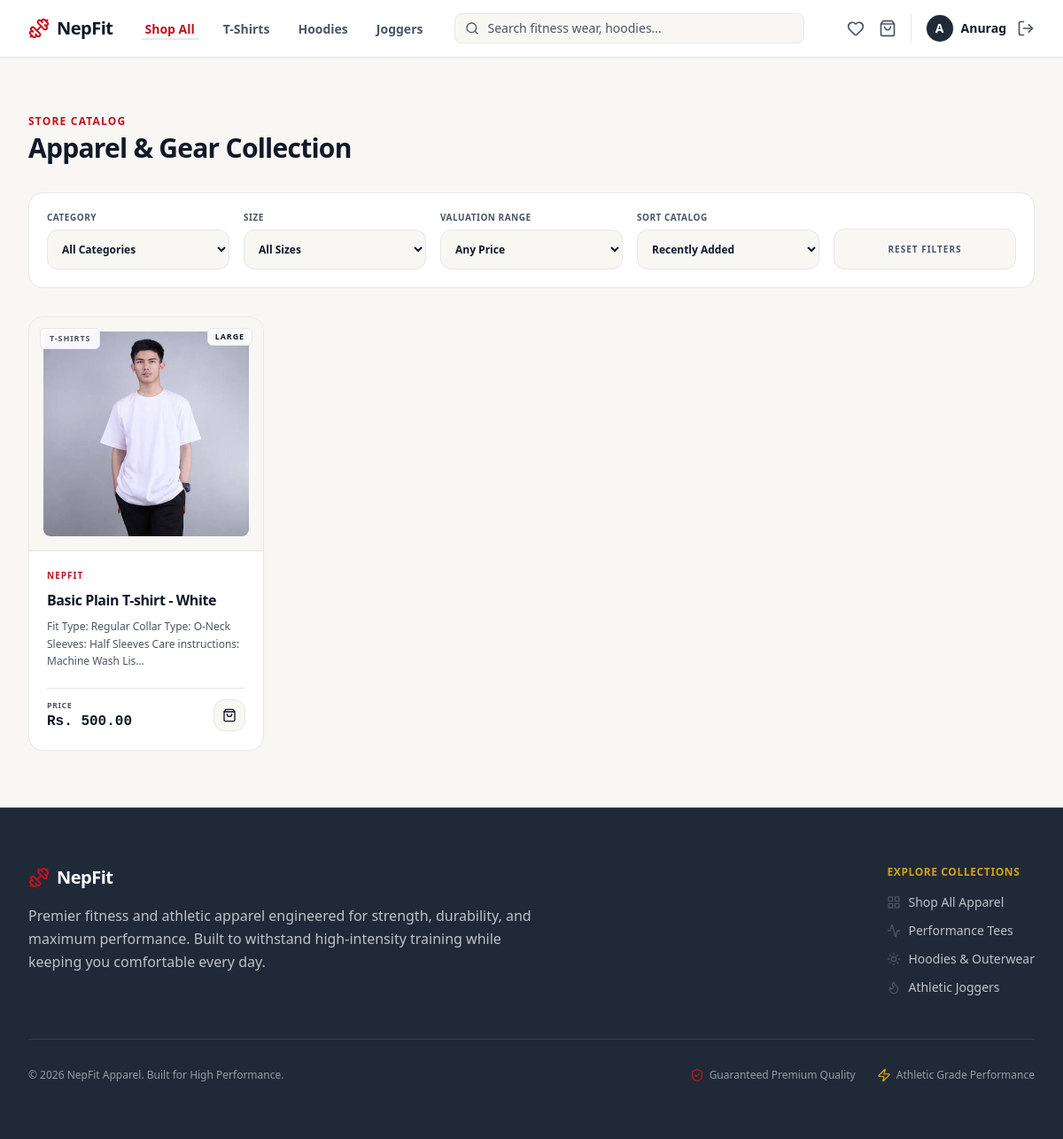
Before: /products/ (signed in) with the older database file.
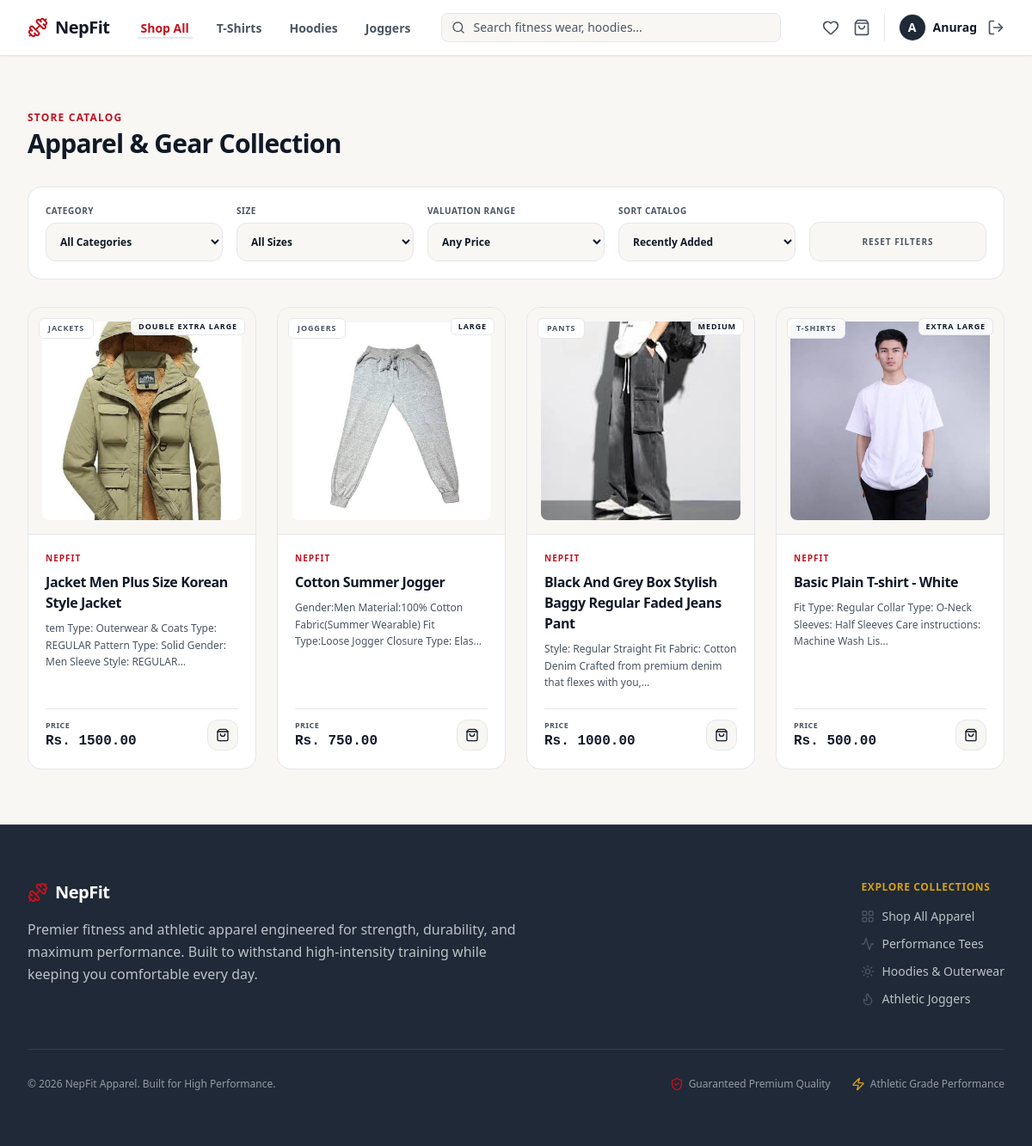
After: the same page with the newer database file.
### nf_app/models.py (models this page shows, shortened)
class User(AbstractUser):
    phone = models.CharField(max_length=20, blank=True)
    address = models.TextField(blank=True)
    profile_picture = models.ImageField(upload_to='images/user/', blank=True, null=True)

class Product(models.Model):
    class Category(models.TextChoices):
        SHIRTS = 'shirts', 'Shirts'
        T_SHIRTS = 't_shirts', 'T-Shirts'
        PANTS = 'pants', 'Pants'
        HOODIES = 'hoodies', 'Hoodies'
        JACKETS = 'jackets', 'Jackets'
        SWEATSHIRTS = 'sweatshirts', 'Sweatshirts'
        JOGGERS = 'joggers', 'Joggers'
        SHORTS = 'shorts', 'Shorts'
    class Size(models.TextChoices):
        SMALL = 'S', 'Small'
        MEDIUM = 'M', 'Medium'
        LARGE = 'L', 'Large'
        XLARGE = 'XL', 'Extra Large'
        XXLARGE = 'XXL', 'Double Extra Large'
    name = models.CharField(max_length=255)
    brand = models.CharField(max_length=100, default='NepFit', help_text="Brand name (e.g., NepFit)")
    category = models.CharField(max_length=30, choices=Category.choices)
    size = models.CharField(max_length=10, choices=Size.choices, default=Size.MEDIUM, help_text="Default size for this product")
    description = models.TextField(help_text="Product details, fabric materials, and sizing guide.")
    price = models.DecimalField(max_digits=10, decimal_places=2)
    stock = models.PositiveIntegerField(default=10)
    product_image = models.ImageField(upload_to='images/products/')
    is_active = models.BooleanField(default=True)
    created_at = models.DateTimeField(auto_now_add=True)

### nf_app/views/products_view.py (the view, shortened to what this page needs)
# urls.py: path('products/', products_view, name='products'),
@login_required
def products_view(request):
    products = Product.objects.all().order_by('-created_at')
    category = request.GET.get('category')
    size = request.GET.get('size')
    price_range = request.GET.get('price_range')
    sort = request.GET.get('sort')
    q = request.GET.get('q')
    if q:
        products = products.filter(
            Q(name__icontains=q) | Q(brand__icontains=q) | Q(category__icontains=q)
        )
    if category:
        products = products.filter(category=category)
    if size:
        products = products.filter(size=size)
    return render(request, 'main/products_page.html', {'products': products})

### nf_app/templates/main/products_page.html (shortened to what this page needs)
<!DOCTYPE html>
<html lang="en">
<head>
    {% load static %}
    <link href="{% static 'css/styles.css' %}" rel="stylesheet" />
</head>
<body class="bg-[#F8F7F4] text-[#111827] font-sans min-h-screen flex flex-col antialiased">
    {% include 'components/_navbar.html' %}
    <main class="flex-grow max-w-7xl w-full mx-auto px-4 sm:px-6 lg:px-8 py-12 lg:py-16 space-y-8">
        <div>
            <h1 class="text-xs font-bold uppercase tracking-widest text-[#C1121F] mb-1">Store Catalog</h1>
            <p class="text-3xl font-extrabold text-[#111827] tracking-tight">Apparel & Gear Collection</p>
        </div>
        <form method="GET" action="/products/" class="bg-white border border-[#E5E7EB] rounded-2xl p-5 shadow-xs">
            <div class="grid grid-cols-1 sm:grid-cols-2 lg:grid-cols-5 gap-4 items-end">
                <div class="space-y-1.5">
                    <label class="text-[10px] font-bold uppercase tracking-wider text-[#4B5563] block">Category</label>
                    <select name="category" onchange="this.form.submit()" class="w-full bg-[#F8F7F4] border border-[#E5E7EB] rounded-xl p-3 text-xs font-bold text-[#111827] focus:outline-none focus:border-[#C1121F] cursor-pointer">
                        <option value="">All Categories</option>
                    </select>
                </div>
                <div class="space-y-1.5">
                    <label class="text-[10px] font-bold uppercase tracking-wider text-[#4B5563] block">Size</label>
                    <select name="size" onchange="this.form.submit()" class="w-full bg-[#F8F7F4] border border-[#E5E7EB] rounded-xl p-3 text-xs font-bold text-[#111827] focus:outline-none focus:border-[#C1121F] cursor-pointer">
                        <option value="">All Sizes</option>
                    </select>
                </div>
                <div class="space-y-1.5">
                    <label class="text-[10px] font-bold uppercase tracking-wider text-[#4B5563] block">Valuation Range</label>
                    <select name="price_range" onchange="this.form.submit()" class="w-full bg-[#F8F7F4] border border-[#E5E7EB] rounded-xl p-3 text-xs font-bold text-[#111827] focus:outline-none focus:border-[#C1121F] cursor-pointer">
                        <option value="all">Any Price</option>
                    </select>
                </div>
                <div class="space-y-1.5">
                    <label class="text-[10px] font-bold uppercase tracking-wider text-[#4B5563] block">Sort Catalog</label>
                    <select name="sort" onchange="this.form.submit()" class="w-full bg-[#F8F7F4] border border-[#E5E7EB] rounded-xl p-3 text-xs font-bold text-[#111827] focus:outline-none focus:border-[#C1121F] cursor-pointer">
                        <option value="latest" {% if request.GET.sort == 'latest' %}selected{% endif %}>Recently Added</option>
                    </select>
                </div>
                <div>
                    <a href="/products/" class="bg-[#F8F7F4] hover:bg-[#111827] text-[#4B5563] hover:text-white text-[10px] font-bold uppercase tracking-widest border border-[#E5E7EB] h-[46px] rounded-xl transition-colors flex items-center justify-center w-full shadow-xs">
                        Reset Filters
                    </a>
                </div>
            </div>
        </form>
        <div class="w-full">
            {% if products %}
                <div class="grid grid-cols-1 sm:grid-cols-2 md:grid-cols-3 lg:grid-cols-4 gap-6">
                    {% for product in products %}
                        <div class="bg-white border border-[#E5E7EB] rounded-2xl overflow-hidden shadow-xs hover:shadow-md hover:border-[#C1121F]/40 transition-all flex flex-col group relative">
                            <a href="/products/{{ product.id }}/" class="flex flex-col flex-grow">
                                <div class="aspect-square w-full bg-[#F8F7F4] flex items-center justify-center p-4 relative overflow-hidden border-b border-[#E5E7EB]">
                                    {% if product.product_image %}
                                        <img src="{{ product.product_image.url }}" alt="{{ product.name }}" class="w-full h-full object-cover group-hover:scale-105 transition-transform duration-500 rounded-lg">
                                    {% endif %}
                                    <span class="absolute top-3 left-3 bg-white/90 border border-[#E5E7EB] backdrop-blur-md text-[9px] font-bold uppercase tracking-widest text-[#4B5563] px-2.5 py-1 rounded-md shadow-xs">
                                        {{ product.get_category_display }}
                                    </span>
                                    {% if product.size %}
                                        <span class="absolute top-3 right-3 bg-white/90 border border-[#E5E7EB] backdrop-blur-md text-[9px] font-bold uppercase tracking-widest text-[#111827] px-2 py-0.5 rounded-md shadow-xs">
                                            {{ product.get_size_display|default:product.size }}
                                        </span>
                                    {% endif %}
                                </div>
                                <div class="p-5 flex-grow space-y-2">
                                    <span class="text-[10px] font-bold uppercase tracking-widest text-[#C1121F] block">{{ product.brand|default:"NepFit" }}</span>
                                    <h3 class="font-extrabold text-[#111827] text-base tracking-tight group-hover:text-[#C1121F] transition-colors line-clamp-1">
                                        {{ product.name }}
                                    </h3>
                                    <p class="text-xs text-[#4B5563] leading-relaxed line-clamp-2">
                                        {{ product.description|truncatechars:100|default:"High-performance activewear engineered for maximum comfort and durability." }}
                                    </p>
                                </div>
                            </a>
                            <div class="p-5 pt-0">
                                <div class="flex items-center justify-between pt-3 border-t border-[#E5E7EB]">
                                    <div class="flex flex-col">
                                        <span class="text-[9px] uppercase font-bold tracking-wider text-[#4B5563]">Price</span>
                                        <span class="text-base font-extrabold text-[#111827] font-mono">Rs. {{ product.price|floatformat:2 }}</span>
                                    </div>
                                    {% if user.is_authenticated and not user.is_staff %}
                                        {% if product.stock > 0 %}
                                            <a href="/cart/add/{{ product.id }}/" class="bg-[#F8F7F4] hover:bg-[#C1121F] text-[#111827] hover:text-white w-9 h-9 rounded-xl transition-all border border-[#E5E7EB] hover:border-[#C1121F] flex items-center justify-center shadow-xs z-10" title="Add to Cart">
                                                <i data-lucide="shopping-bag" class="w-4 h-4"></i>
                                            </a>
                                        {% else %}
                                            <p class="text-[10px] font-bold text-[#B91C1C] uppercase tracking-wider bg-[#FEF2F2] px-2 py-1 rounded-md border border-[#FCA5A5]">Out of Stock</p>
                                        {% endif %}
                                    {% else %}
                                        <a href="/login/" class="bg-[#F8F7F4] hover:bg-[#C1121F] text-[#111827] hover:text-white w-9 h-9 rounded-xl transition-all border border-[#E5E7EB] hover:border-[#C1121F] flex items-center justify-center shadow-xs z-10" title="Login to Buy">
                                            <i data-lucide="log-in" class="w-4 h-4"></i>
                                        </a>
                                    {% endif %}
                                </div>
                            </div>
                        </div>
                    {% endfor %}
                </div>
            {% endif %}
        </div>
    </main>
    {% include 'components/_footer.html' %}
</body>
</html>

### nf_app/templates/components/_navbar.html (shortened to what this page needs)
<nav class="bg-[#FFFFFF] border-b border-[#E5E7EB] sticky top-0 z-50 shadow-sm">
    <div class="max-w-7xl mx-auto px-4 sm:px-6 lg:px-8">
        <div class="flex justify-between h-16 items-center">
            <div class="flex items-center flex-1 md:flex-initial">
                <a href="/" class="flex-shrink-0 flex items-center mr-8">
                    <i data-lucide="dumbbell" class="text-[#C1121F] mr-2 w-6 h-6"></i>
                    <span class="text-xl font-extrabold tracking-tight text-[#111827]">NepFit</span>
                </a>
                <div class="hidden md:flex space-x-6 font-medium">
                    <a href="/products/" class="{% if request.path == '/products/' and not request.GET.category %}text-[#C1121F] border-b-2 border-[#C1121F]{% else %}text-[#4B5563] hover:text-[#C1121F]{% endif %} px-1 pt-1 text-sm font-semibold transition">Shop All</a>
                    <a href="/products/?category=t_shirts" class="{% if request.GET.category == 't_shirts' %}text-[#C1121F] border-b-2 border-[#C1121F]{% else %}text-[#4B5563] hover:text-[#C1121F]{% endif %} px-1 pt-1 text-sm font-semibold transition">T-Shirts</a>
                    <a href="/products/?category=hoodies" class="{% if request.GET.category == 'hoodies' %}text-[#C1121F] border-b-2 border-[#C1121F]{% else %}text-[#4B5563] hover:text-[#C1121F]{% endif %} px-1 pt-1 text-sm font-semibold transition">Hoodies</a>
                    <a href="/products/?category=joggers" class="{% if request.GET.category == 'joggers' %}text-[#C1121F] border-b-2 border-[#C1121F]{% else %}text-[#4B5563] hover:text-[#C1121F]{% endif %} px-1 pt-1 text-sm font-semibold transition">Joggers</a>
                </div>
            </div>
            <div class="hidden sm:block flex-1 max-w-md mx-8">
                <form action="/products/" method="GET" class="relative m-0">
                    <div class="absolute inset-y-0 left-0 pl-3 flex items-center pointer-events-none">
                    </div>
                    <input type="text" name="q" value="{{ request.GET.q|default:'' }}" placeholder="Search fitness wear, hoodies..." class="block w-full pl-9 pr-3 py-1.5 border border-[#E5E7EB] rounded-lg bg-[#F8F7F4] text-sm placeholder-[#4B5563] focus:outline-none focus:border-[#C1121F] focus:bg-[#FFFFFF] text-[#111827] transition">
                </form>
            </div>
            <div class="flex items-center space-x-4">
                {% if not request.user.is_staff %}
                    <a href="/wishlist/" class="text-[#4B5563] hover:text-[#C1121F] transition relative">
                        <i data-lucide="heart" class="w-5 h-5"></i>
                    </a>
                    <a href="/cart/" class="text-[#4B5563] hover:text-[#C1121F] transition relative mr-2">
                        <i data-lucide="shopping-bag" class="w-5 h-5"></i>
                    </a>
                {% endif %}
                {% if user.is_authenticated %}
                    <div class="flex items-center space-x-3 border-l border-[#E5E7EB] pl-4">
                        <a href="/profile/" class="flex items-center space-x-2 group focus:outline-none">
                            <div class="h-8 w-8 rounded-full overflow-hidden border border-[#E5E7EB] bg-[#F8F7F4] group-hover:border-[#C1121F] transition-colors">
                                {% if user.profile_picture %}
                                    <img src="{{ user.profile_picture.url }}" alt="{{ user.username }}" class="h-full w-full object-cover">
                                {% else %}
                                    <div class="h-full w-full flex items-center justify-center text-[#C1121F] font-bold text-sm bg-[#1F2937]">
                                        <span class="text-white">{{ user.username|slice:":1"|upper }}</span>
                                    </div>
                                {% endif %}
                            </div>
                            <span class="text-sm font-semibold text-[#111827] group-hover:text-[#C1121F] transition-colors max-w-[100px] truncate">
                                {{ user.username }}
                            </span>
                        </a>
                        <a href="/logout/" class="text-[#4B5563] hover:text-[#C1121F] transition" title="Logout">
                            <i data-lucide="log-out" class="w-5 h-5"></i>
                        </a>
                    </div>
                {% endif %}
            </div>
        </div>
    </div>
</nav>

Changed rows visible on the page:
added Product: product_image (picture), category "JACKETS", size "DOUBLE EXTRA LARGE", brand "NEPFIT", name "Jacket Men Plus Size Korean Style Jacket", description "tem Type: Outerwear & Coats Type: REGULAR Pattern Type: Solid Gender: Men Sleeve Style: REGULAR…", price "1500.00"
added Product: product_image (picture), category "JOGGERS", size "LARGE", brand "NEPFIT", name "Cotton Summer Jogger", description "Gender:Men Material:100% Cotton Fabric(Summer Wearable) Fit Type:Loose Jogger Closure Type: Elas…", price "750.00"
added Product: product_image (picture), category "PANTS", size "MEDIUM", brand "NEPFIT", name "Black And Grey Box Stylish Baggy Regular Faded Jeans Pant", description "Style: Regular Straight Fit Fabric: Cotton Denim Crafted from premium denim that flexes with you,…", price "1000.00"
changed Product "Basic Plain T-shirt - White": size "LARGE" → "EXTRA LARGE"
